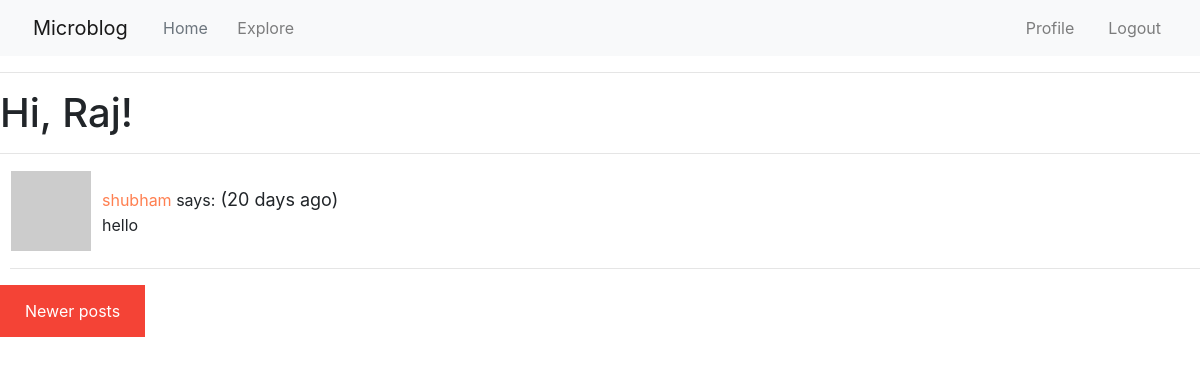
Page /explore?page=3 (signed in) on the earlier database version.
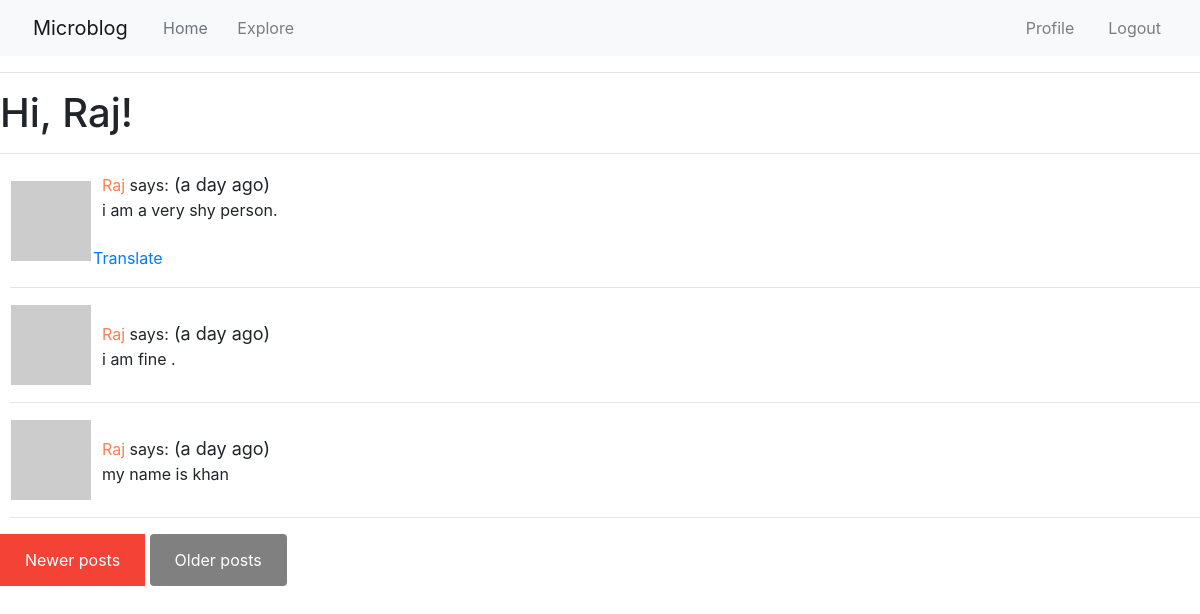
Same page on the later database version.
### app/models.py (models this page shows, shortened)
class Post(db.Model):
    id=db.Column(db.Integer, primary_key=True)
    body=db.Column(db.String(140))
    timestamp=db.Column(db.DateTime, index=True, default=datetime.utcnow)
    language = db.Column(db.String(5))
    user_id = db.Column(db.Integer, db.ForeignKey('user.id'))

class User(UserMixin, db.Model):
    id=db.Column(db.Integer, primary_key=True)
    username=db.Column(db.String(64), index=True, unique=True)
    email=db.Column(db.String(120), index=True, unique=True)
    password_hash=db.Column(db.String(128))
    posts=db.relationship('Post', backref='author', lazy='dynamic')
    about_me=db.Column(db.String(140))
    last_seen=db.Column(db.DateTime,default=datetime.utcnow)
    followed=db.relationship(
        'User',secondary=followers,
        primaryjoin=(followers.c.follower_id == id),
        secondaryjoin=(followers.c.followed_id == id),
        backref=db.backref('followers',lazy='dynamic'),lazy='dynamic')
    def avatar(self,size):
        digest = md5(self.email.lower().encode('utf-8')).hexdigest()
        return 'https://www.gravatar.com/avatar/{}?d=identicon&s={}'.format(digest,size)

### app/routes.py (the view)
@app.route('/explore')
@login_required
def explore():
    page = request.args.get('page', 1, type=int)
    posts=Post.query.order_by(Post.timestamp.desc()).paginate(page,app.config['POSTS_PER_PAGE'],False)
    next_url = url_for('explore', page=posts.next_num) \
        if posts.has_next else None
    prev_url = url_for('explore', page=posts.prev_num) \
        if posts.has_prev else None
    return render_template("index.html", title='Explore', posts=posts.items,
                          next_url=next_url, prev_url=prev_url)

### app/models.py (called while the page is built)
@login.user_loader
def load_user(id):
    return User.query.get(int(id))

### app/routes.py (called while the page is built)
@app.before_request
def before_request():
    if current_user.is_authenticated:
        current_user.last_seen = datetime.utcnow()
        db.session.commit()
    g.locale = str(get_locale())

### app/templates/index.html (shortened to what this page needs)
{% import 'bootstrap/wtf.html' as wtf %}
{% extends "base.html" %}
{% block app_content %}
    <h1>{{ _('Hi, %(username)s!', username=current_user.username) }}</h1>
    <hr>
    <div style="padding-left: 10px;">
    {% for post in posts %}
        {% include '_post.html' %}
        <hr>
    {% endfor %}
    </div>
    {% if prev_url %}
    <a href="{{ prev_url }}" style="background-color: #f44336;
        color: white;
        padding: 14px 25px;
        text-align: center;
        text-decoration: none;
        display: inline-block;">{{_('Newer posts')}}</a>
    {% endif %}
    {% if next_url %}
    <a href="{{ next_url }}" style="background-color: grey;
    color: white;
    padding: 14px 25px;
    text-align: center;
    text-decoration: none;
    display: inline-block;
    border-radius: 4px;">{{_('Older posts')}}</a>
    {% endif %}
{% endblock %}

### app/templates/_post.html
<table>
    <tr value="top" style="">
        <div style="">
        <td><img src="{{ post.author.avatar(50) }}"></td>
        <td>
            &nbsp; <a href="{{ url_for('user' ,username=post.author.username) }}" style="text-decoration: none; color: coral;">
                {{ post.author.username }}
            </a>says:<span class="post-date" style="font-size:18px;padding-left:;"> ({{ moment(post.timestamp).fromNow() }})</span>
            <br>
            &nbsp;&nbsp;{{ post.body }}
            {% if post.language and post.language!=g.locale %}
                <br><br>
                <a href="#">{{ _('Translate') }}</a>
            {% endif %}
        </td>
        </div>
    </tr>
</table>

Differences in the rows shown:
no longer on this page (row unchanged): Post: author.username "shubham", timestamp "20 days ago", body "hello"
added Post: author.username "Raj", timestamp "a day ago", body "i am a very shy person."
added Post: author.username "Raj", timestamp "a day ago", body "i am fine ."
added Post: author.username "Raj", timestamp "a day ago", body "my name is khan"
Other differences:
text now shown: "Older posts"
